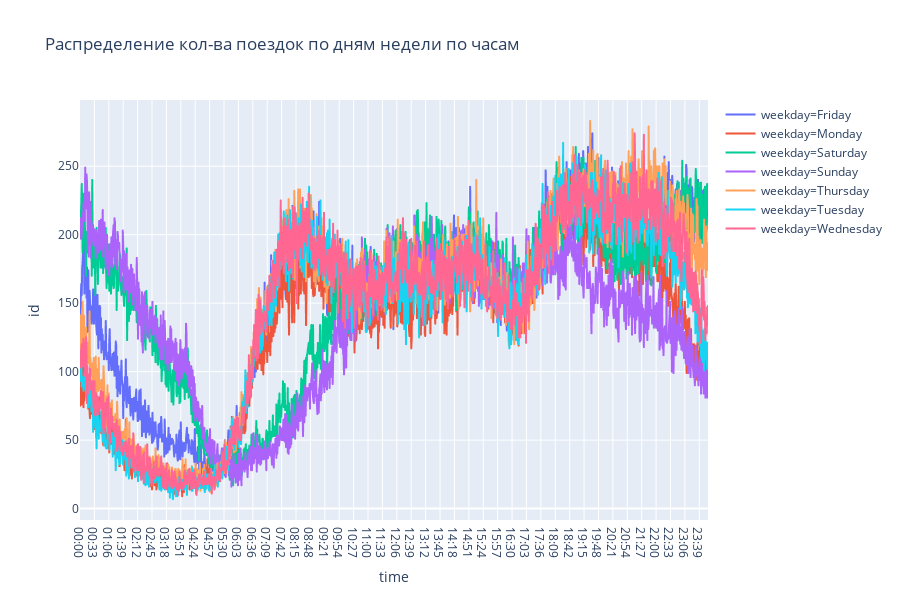

This figure's notebook cell:
### Code cell
fig = px.line(rush_hour, x='time', y='id', color='weekday', 
              title = 'Распределение кол-ва поездок по дням недели по часам')
fig.show()

### Figure 1 — Plotly figure (JSON) as saved in the notebook; plotly's stock layout.template omitted (floating-point values rounded to 4 significant figures; data arrays with more than 128 entries replaced by an {"elided": "..."} marker saying what was removed)
{"data": [{"hoverlabel": {"namelength": 0}, "hovertemplate": "weekday=Friday<br>time=%{x}<br>id=%{y}", "legendgroup": "weekday=Friday", "line": {"color": "#636efa", "dash": "solid"}, "mode": "lines", "name": "weekday=Friday", "showlegend": true, "type": "scattergl", "x": {"elided": "1440 str values"}, "xaxis": "x", "y": {"elided": "1440 int values"}, "yaxis": "y"}, {"hoverlabel": {"namelength": 0}, "hovertemplate": "weekday=Monday<br>time=%{x}<br>id=%{y}", "legendgroup": "weekday=Monday", "line": {"color": "#EF553B", "dash": "solid"}, "mode": "lines", "name": "weekday=Monday", "showlegend": true, "type": "scattergl", "x": {"elided": "1440 str values"}, "xaxis": "x", "y": {"elided": "1440 int values"}, "yaxis": "y"}, {"hoverlabel": {"namelength": 0}, "hovertemplate": "weekday=Saturday<br>time=%{x}<br>id=%{y}", "legendgroup": "weekday=Saturday", "line": {"color": "#00cc96", "dash": "solid"}, "mode": "lines", "name": "weekday=Saturday", "showlegend": true, "type": "scattergl", "x": {"elided": "1440 str values"}, "xaxis": "x", "y": {"elided": "1440 int values"}, "yaxis": "y"}, {"hoverlabel": {"namelength": 0}, "hovertemplate": "weekday=Sunday<br>time=%{x}<br>id=%{y}", "legendgroup": "weekday=Sunday", "line": {"color": "#ab63fa", "dash": "solid"}, "mode": "lines", "name": "weekday=Sunday", "showlegend": true, "type": "scattergl", "x": {"elided": "1440 str values"}, "xaxis": "x", "y": {"elided": "1440 int values"}, "yaxis": "y"}, {"hoverlabel": {"namelength": 0}, "hovertemplate": "weekday=Thursday<br>time=%{x}<br>id=%{y}", "legendgroup": "weekday=Thursday", "line": {"color": "#FFA15A", "dash": "solid"}, "mode": "lines", "name": "weekday=Thursday", "showlegend": true, "type": "scattergl", "x": {"elided": "1440 str values"}, "xaxis": "x", "y": {"elided": "1440 int values"}, "yaxis": "y"}, {"hoverlabel": {"namelength": 0}, "hovertemplate": "weekday=Tuesday<br>time=%{x}<br>id=%{y}", "legendgroup": "weekday=Tuesday", "line": {"color": "#19d3f3", "dash": "solid"}, "mode": "lines", "name": "weekday=Tuesday", "showlegend": true, "type": "scattergl", "x": {"elided": "1440 str values"}, "xaxis": "x", "y": {"elided": "1440 int values"}, "yaxis": "y"}, {"hoverlabel": {"namelength": 0}, "hovertemplate": "weekday=Wednesday<br>time=%{x}<br>id=%{y}", "legendgroup": "weekday=Wednesday", "line": {"color": "#FF6692", "dash": "solid"}, "mode": "lines", "name": "weekday=Wednesday", "showlegend": true, "type": "scattergl", "x": {"elided": "1440 str values"}, "xaxis": "x", "y": {"elided": "1440 int values"}, "yaxis": "y"}], "layout": {"height": 600, "legend": {"tracegroupgap": 0}, "title": {"text": "Распределение кол-ва поездок по дням недели по часам"}, "xaxis": {"anchor": "y", "domain": [0, 1], "title": {"text": "time"}}, "yaxis": {"anchor": "x", "domain": [0, 1], "title": {"text": "id"}}}}
